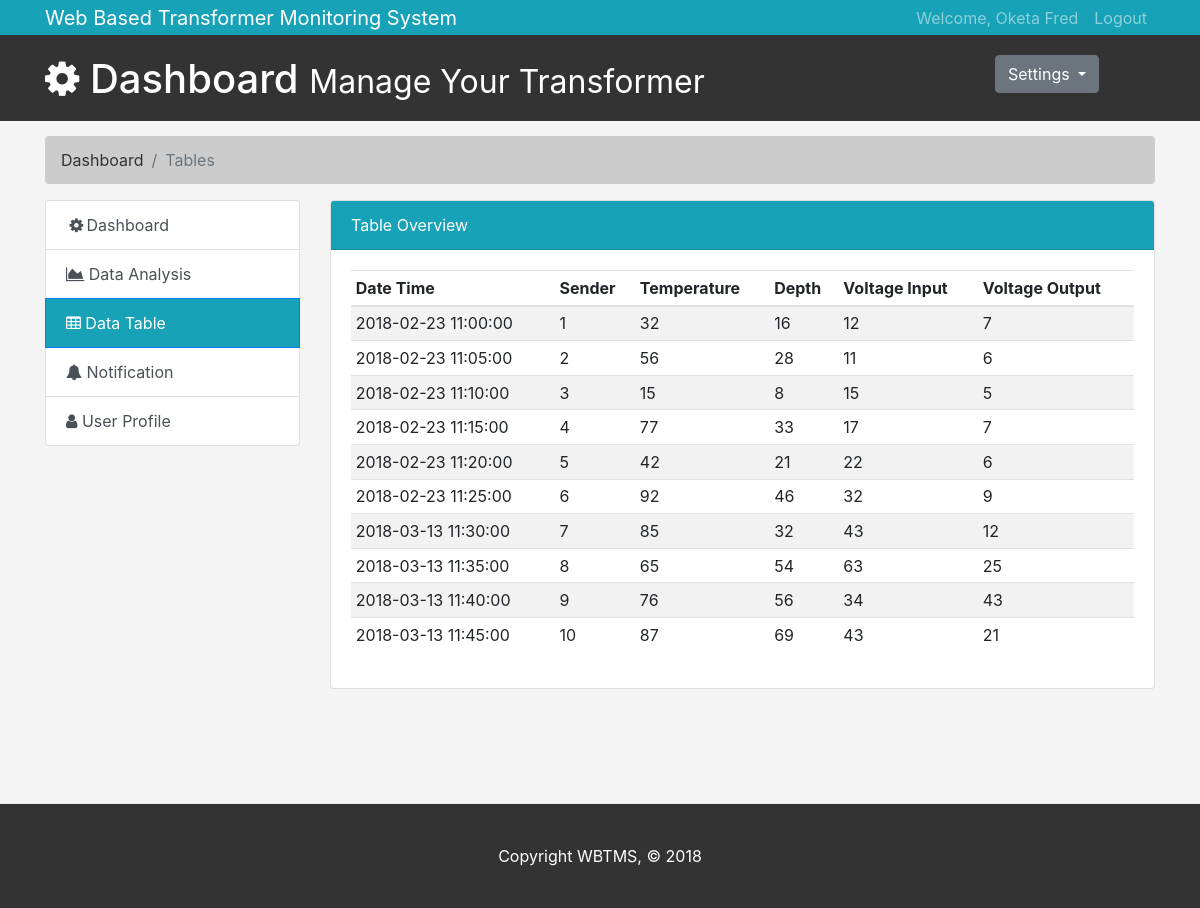
The page /table.php (signed in) on the database its author committed.
### tables this page shows
CREATE TABLE `parameters` (
  `parameter_id` int(11) NOT NULL,
  `temperature` int(11) NOT NULL,
  `liquid_level` int(11) NOT NULL,
  `voltage_input` int(11) NOT NULL,
  `voltage_output` int(11) NOT NULL,
  `inserted_time` datetime NOT NULL
);

### table.php (the view, shortened to what this page needs)
<?php
  include "include/dba.php";
  $query_table = "SELECT * FROM parameters";
  $result_table = mysqli_query($conn, $query_table);
 ?>
<!doctype html>
<html lang="en">
  <head>
    <link rel="stylesheet" href="css/bootstrap.min.css">
    <link rel="stylesheet" href="css/style.css">
    <link rel="stylesheet" href="font-awesome/css/font-awesome.min.css">
  </head>
  <body>
    <nav class="navbar navbar-expand-lg navbar-dark bg-info">
      <div class="container">
        <a class="navbar-brand" href="dashboard.php">Web Based Transformer Monitoring System</a>
        <div class="collapse navbar-collapse" id="navbarsExample07">
          <ul class="navbar-nav ml-auto">
            <li class="nav-item">
              <a class="nav-link">Welcome, <?php echo $_SESSION["lastname"]." ".$_SESSION["firstname"]; ?></a>
            </li>
            <li class="nav-item">
              <a class="nav-link" href="include/logout.php">Logout</a>
            </li>
          </ul>
        </div>
      </div>
    </nav>
    <header id="header">
      <div class="container">
        <div class="row">
          <div class="col-md-10">
            <h1><span class="fa fa-gear"></span> Dashboard <small>Manage Your Transformer</small></h1>
          </div>
          <div class="col-md-2">
            <div class="dropdown">
              <button class="btn btn-secondary dropdown-toggle" type="button" id="dropdownMenuButton" data-toggle="dropdown" aria-haspopup="true" aria-expanded="false">
                Settings
              </button>
            </div>
          </div>
        </div>
      </div>
    </header>
    <section id="breadcrumb">
      <div class="container">
        <nav aria-label="breadcrumb">
          <ol class="breadcrumb">
            <li class="breadcrumb-item"><a href="dashboard.php">Dashboard</a></li>
            <li class="breadcrumb-item active" aria-current="page">Tables</li>
          </ol>
        </nav>
      </div>
    </section>
    <section id="main">
      <div class="container">
        <div class="row">
          <div class="col-md-3">
            <div class="list-group">
              <a href="dashboard.php" class="list-group-item list-group-item-action">
                <span class="fa fa-fw fa-gear"></span>Dashboard
              </a>
              <a href="analysis.php" class="list-group-item list-group-item-action"><span class="fa fa-area-chart"></span> Data Analysis</a>
              <a href="table.php" class="list-group-item list-group-item-action active bg-info"> <span class="fa fa-table"> </span> Data Table</a>
              <a href="notifications.php" class="list-group-item list-group-item-action"> <span class="fa fa-bell"> </span> Notification </a>
              <a href="settings.php" class="list-group-item list-group-item-action"> <span class="fa fa-user"> </span>   User Profile</a>
            </div>
          </div>
          <div class="col-md-9">
            <div class="card">
              <div class="card-header bg-info text-white">
                Table Overview
              </div>
              <div class="card-body">
                  <table class="table table-striped table-sm">
                    <thead>
                      <tr>
                        <th>Date Time</th>
                        <th>Sender</th>
                        <th>Temperature</th>
                        <th>Depth</th>
                        <th>Voltage Input</th>
                        <th>Voltage Output</th>
                      </tr>
                    </thead>
                    <tbody>
                      <?php
                        while ($row = mysqli_fetch_array($result_table)) {
                            ?>
                            <tr>
                            <td><?php echo $row["inserted_time"]; ?></td>
                            <td><?php echo $row["parameter_id"]; ?></td>
                            <td><?php echo $row["temperature"]; ?></td>
                            <td><?php echo $row["liquid_level"]; ?></td>
                            <td><?php echo $row["voltage_input"]; ?></td>
                            <td><?php echo $row["voltage_output"]; ?></td>
                            </tr>
                        <?php
                        }
                       ?>
                    </tbody>
                  </table>
                </div>
              </div>
            </div>
          </div>
        </div>
    </section>
    <footer id="footer">
      <p>Copyright WBTMS, &copy; 2018</p>
    </footer>
  </body>
</html>

### css/style.css (style rules this page uses)
body { background:#f4f4f4; }
.navbar { height: 35px !important; margin-bottom:0; border-radius:0; }
.navbar-nav > li > a { padding-top:6px !important; padding-bottom:0 !important; height: 35px; }
#header { background:#333333; color:#ffffff; padding-bottom: 10px; margin-bottom: 15px; margin-top: 0px; padding-top: 20px; }
.breadcrumb { background:#cccccc; color:#333333; }
.breadcrumb a { color:#333333; }
#footer { padding: 2.5rem 0; color: #ffffff; text-align: center; background-color: #333333; border-top: .05rem solid #e5e5e5; position: relative; bottom: -114px; }
#footer p:last-child { margin-bottom: 0; }

### rows shown on the page
parameters: inserted_time "2018-02-23 11:00:00", parameter_id "1", temperature "32", liquid_level "16", voltage_input "12", voltage_output "7"
parameters: inserted_time "2018-02-23 11:05:00", parameter_id "2", temperature "56", liquid_level "28", voltage_input "11", voltage_output "6"
parameters: inserted_time "2018-02-23 11:10:00", parameter_id "3", temperature "15", liquid_level "8", voltage_input "15", voltage_output "5"
parameters: inserted_time "2018-02-23 11:15:00", parameter_id "4", temperature "77", liquid_level "33", voltage_input "17", voltage_output "7"
parameters: inserted_time "2018-02-23 11:20:00", parameter_id "5", temperature "42", liquid_level "21", voltage_input "22", voltage_output "6"
parameters: inserted_time "2018-02-23 11:25:00", parameter_id "6", temperature "92", liquid_level "46", voltage_input "32", voltage_output "9"
parameters: inserted_time "2018-03-13 11:30:00", parameter_id "7", temperature "85", liquid_level "32", voltage_input "43", voltage_output "12"
parameters: inserted_time "2018-03-13 11:35:00", parameter_id "8", temperature "65", liquid_level "54", voltage_input "63", voltage_output "25"
parameters: inserted_time "2018-03-13 11:40:00", parameter_id "9", temperature "76", liquid_level "56", voltage_input "34", voltage_output "43"
parameters: inserted_time "2018-03-13 11:45:00", parameter_id "10", temperature "87", liquid_level "69", voltage_input "43", voltage_output "21"

### other values the page prints
$_SESSION["lastname"] "Oketa"
$_SESSION["firstname"] "Fred"
